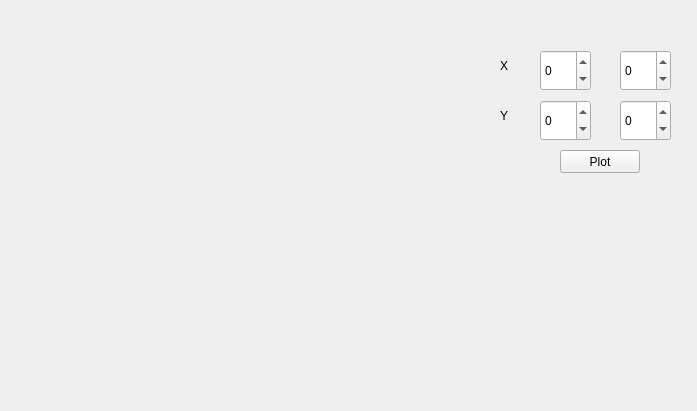
<?xml version="1.0" encoding="UTF-8"?>
<ui version="4.0">
 <class>Graph</class>
 <widget class="QWidget" name="Graph">
  <property name="geometry">
   <rect>
    <x>0</x>
    <y>0</y>
    <width>697</width>
    <height>411</height>
   </rect>
  </property>
  <property name="windowTitle">
   <string>Form</string>
  </property>
  <widget class="QCustomPlot" name="widget" native="true">
   <property name="geometry">
    <rect>
     <x>40</x>
     <y>20</y>
     <width>441</width>
     <height>341</height>
    </rect>
   </property>
  </widget>
  <widget class="QSpinBox" name="x1">
   <property name="geometry">
    <rect>
     <x>540</x>
     <y>50</y>
     <width>51</width>
     <height>41</height>
    </rect>
   </property>
   <property name="minimum">
    <number>-100000</number>
   </property>
   <property name="maximum">
    <number>100000</number>
   </property>
  </widget>
  <widget class="QSpinBox" name="x2">
   <property name="geometry">
    <rect>
     <x>620</x>
     <y>50</y>
     <width>51</width>
     <height>41</height>
    </rect>
   </property>
   <property name="minimum">
    <number>-100000</number>
   </property>
   <property name="maximum">
    <number>100000</number>
   </property>
  </widget>
  <widget class="QPushButton" name="pushButton">
   <property name="geometry">
    <rect>
     <x>560</x>
     <y>150</y>
     <width>80</width>
     <height>23</height>
    </rect>
   </property>
   <property name="text">
    <string>Plot</string>
   </property>
  </widget>
  <widget class="QSpinBox" name="y1">
   <property name="geometry">
    <rect>
     <x>620</x>
     <y>100</y>
     <width>51</width>
     <height>41</height>
    </rect>
   </property>
   <property name="minimum">
    <number>-100000</number>
   </property>
   <property name="maximum">
    <number>100000</number>
   </property>
  </widget>
  <widget class="QSpinBox" name="y2">
   <property name="geometry">
    <rect>
     <x>540</x>
     <y>100</y>
     <width>51</width>
     <height>41</height>
    </rect>
   </property>
   <property name="minimum">
    <number>-100000</number>
   </property>
   <property name="maximum">
    <number>100000</number>
   </property>
  </widget>
  <widget class="QLabel" name="label">
   <property name="geometry">
    <rect>
     <x>500</x>
     <y>50</y>
     <width>41</width>
     <height>31</height>
    </rect>
   </property>
   <property name="text">
    <string>X</string>
   </property>
  </widget>
  <widget class="QLabel" name="label_2">
   <property name="geometry">
    <rect>
     <x>500</x>
     <y>100</y>
     <width>41</width>
     <height>31</height>
    </rect>
   </property>
   <property name="text">
    <string>Y</string>
   </property>
  </widget>
 </widget>
 <customwidgets>
  <customwidget>
   <class>QCustomPlot</class>
   <extends>QWidget</extends>
   <header>qcustomplot.h</header>
   <container>1</container>
  </customwidget>
 </customwidgets>
 <resources/>
 <connections/>
</ui>
